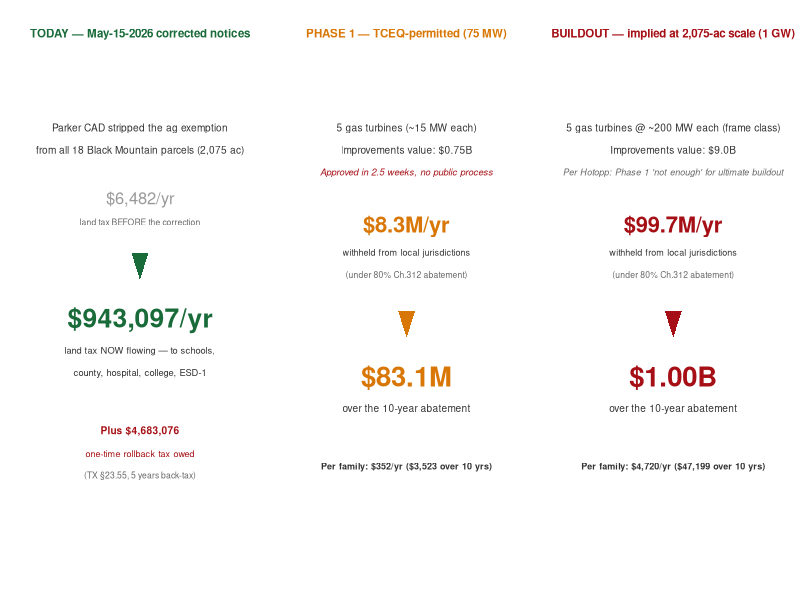
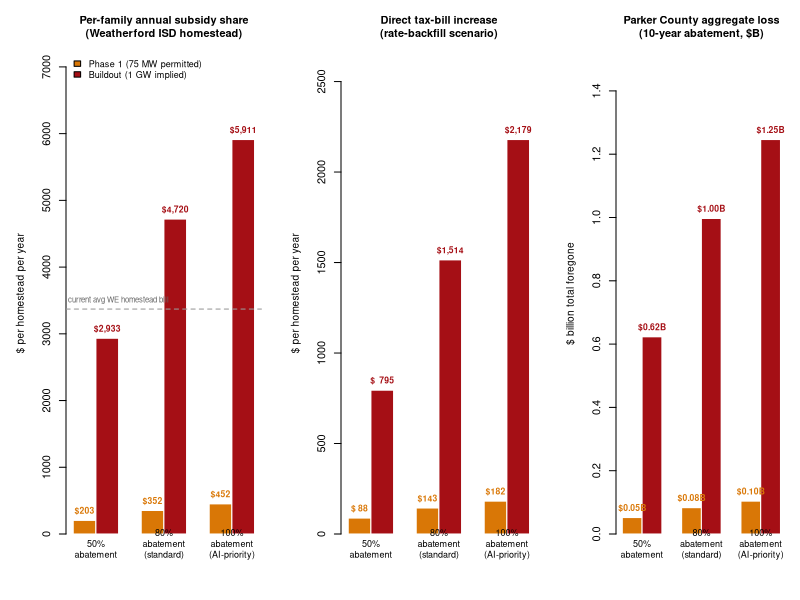

Reproduce these figures in R, in order.
#!/usr/bin/env Rscript
# RCO_05d_phases.R — Phase 1 (75 MW, TCEQ-permitted) vs Buildout (1 GW, implied)
# side-by-side comparison. Anchored to:
#   - Parker CAD May-15-2026 corrected notices (18 parcels, 2,075 acres)
#   - Hotopp testimony (May 26 commissioners court): 75 MW "not enough"
#     for ultimate buildout
#
# Two outputs:
#   B  — 3-column reality flow: Today / Phase 1 / Buildout
#   C  — paired sensitivity: Phase 1 + Buildout at 50/80/100% abatement

suppressPackageStartupMessages({ library(data.table) })

# ── Anchored Parker CAD reality ────────────────────────────────────────────
bm <- fread("bm_parcels_2026.csv")
bm[, has_corrected := any(notice_type == "CORRECTED"), by = prop_id]
bm_live <- rbind(bm[notice_type == "CORRECTED"],
                 bm[!has_corrected & notice_type == "ORIGINAL"])
bm_live <- unique(bm_live, by="prop_id")

BM_PARCELS  <- nrow(bm_live)
BM_ACRES    <- sum(bm_live$acres, na.rm = TRUE)
BM_LAND_VAL <- sum(bm_live$ty_land, na.rm = TRUE)
BM_TAX_LIVE <- sum(bm_live$tax_at_ly_rate, na.rm = TRUE)
BM_TAX_AG   <- sum(unique(bm[notice_type == "ORIGINAL"],
                           by = "prop_id")$tax_at_ly_rate, na.rm = TRUE)
BM_NEW_LAND_REV <- BM_TAX_LIVE - BM_TAX_AG
BM_ROLLBACK     <- BM_NEW_LAND_REV * 5

# ── Tax rates + taxable bases ─────────────────────────────────────────────
RATES <- c(isd = 0.010342, county = 0.002459, ltr = 0.000533,
           hos = 0.000895, col = 0.001061, esd1 = 0.001000)
WE_RATE    <- RATES["isd"]
TOTAL_RATE <- sum(RATES)
CW_RATE    <- TOTAL_RATE - WE_RATE
WE_HH      <- 15902
PA_HH      <- 46404

tb <- fread("parker_taxable_base.csv")
WE_BASE  <- tb[code == "WE",  total_taxable_base]
PA_BASE  <- tb[code == "PAR", total_taxable_base]
ES1_BASE <- tb[code == "ES1", total_taxable_base]

TYP_ISD_TAXABLE   <- 181000
TYP_OTHER_TAXABLE <- 281000

ABATE_YRS  <- 10
TAXABLE_IMP <- 0.85

# ── Phase definitions ─────────────────────────────────────────────────────
phases <- list(
  phase1 = list(
    label    = "Phase 1\n(75 MW, TCEQ-permitted)",
    short    = "Phase 1",
    mw       = 75,
    dc_capex = 8.0,           # $M/MW
    turbines = 5,
    t_mw     = 15,
    t_cost   = 30,            # $M per LM2500-class
    color    = "#d97706"      # amber
  ),
  buildout = list(
    label    = "Buildout\n(1 GW, implied future)",
    short    = "Buildout",
    mw       = 1000,
    dc_capex = 8.0,
    turbines = 5,
    t_mw     = 200,
    t_cost   = 200,           # $M per M501-class frame
    color    = "#a50f15"      # red
  )
)

per_hh_cost <- function(phase, abate) {
  dc_val   <- phase$mw * phase$dc_capex * 1e6
  t_val    <- phase$turbines * phase$t_cost * 1e6
  imp_val  <- dc_val + t_val
  imp_tax  <- imp_val * TAXABLE_IMP

  full_we <- imp_tax * WE_RATE
  full_cw <- imp_tax * CW_RATE
  forg_we <- full_we * abate
  forg_cw <- full_cw * abate
  total_forgone_yr <- forg_we + forg_cw

  # Subsidy share
  land_gain_we <- BM_NEW_LAND_REV * (WE_RATE/TOTAL_RATE) / WE_HH
  land_gain_cw <- BM_NEW_LAND_REV * (CW_RATE/TOTAL_RATE) / PA_HH
  subsidy_share <- forg_we/WE_HH + forg_cw/PA_HH - land_gain_we - land_gain_cw

  # Rate backfill
  unabated_imp <- imp_tax * (1 - abate)
  new_we_base  <- WE_BASE  + unabated_imp + BM_LAND_VAL
  new_pa_base  <- PA_BASE  + unabated_imp + BM_LAND_VAL
  new_es1_base <- ES1_BASE + unabated_imp + BM_LAND_VAL
  forg_isd <- imp_tax * WE_RATE        * abate
  forg_par <- imp_tax * RATES["county"]* abate
  forg_col <- imp_tax * RATES["col"]   * abate
  forg_hos <- imp_tax * RATES["hos"]   * abate
  forg_ltr <- imp_tax * RATES["ltr"]   * abate
  forg_es1 <- imp_tax * RATES["esd1"]  * abate
  rate_backfill <-
    (forg_isd / new_we_base) * TYP_ISD_TAXABLE +
    ((forg_par + forg_col + forg_hos + forg_ltr) / new_pa_base) * TYP_OTHER_TAXABLE +
    (forg_es1 / new_es1_base) * TYP_OTHER_TAXABLE

  list(
    imp_value     = imp_val,
    forgone_yr    = total_forgone_yr,
    forgone_life  = total_forgone_yr * ABATE_YRS,
    subsidy_share = subsidy_share,
    subsidy_life  = subsidy_share * ABATE_YRS,
    rate_backfill = rate_backfill,
    rate_back_life= rate_backfill * ABATE_YRS
  )
}

# Standard 80% abatement, both phases
p1_80 <- per_hh_cost(phases$phase1,   0.80)
bo_80 <- per_hh_cost(phases$buildout, 0.80)

# ── PANEL B — three-column temporal flow ──────────────────────────────────
png_path_B <- "scenario_BM_phases_B.png"
png(png_path_B, width = 2400, height = 1300, res = 170)
layout(matrix(c(1, 2, 3), nrow = 1), widths = c(1, 1, 1))

# ── COLUMN 1 — TODAY (what's already on the rolls) ────────────────────────
par(mar = c(4, 2, 5, 1), family = "sans")
plot(NA, xlim = c(0, 10), ylim = c(0, 10), axes = FALSE, xlab = "", ylab = "",
     main = "TODAY — May-15-2026 corrected notices",
     cex.main = 1.05, font.main = 2, col.main = "#1a6b3a")

text(5, 9.0, "Parker CAD stripped the ag exemption",
     cex = 0.92, col = "#333333")
text(5, 8.5, "from all 18 Black Mountain parcels (2,075 ac)",
     cex = 0.92, col = "#333333")

text(5, 7.4, sprintf("$%s/yr", format(round(BM_TAX_AG), big.mark = ",")),
     cex = 1.5, col = "#999999")
text(5, 6.9, "land tax BEFORE the correction", cex = 0.78, col = "#666666")

polygon(c(4.6, 5.4, 5.0), c(6.2, 6.2, 5.6), col = "#1a6b3a", border = NA)

text(5, 4.7, sprintf("$%s/yr",
                     format(round(BM_TAX_LIVE), big.mark = ",")),
     cex = 2.4, font = 2, col = "#1a6b3a")
text(5, 4.0, "land tax NOW flowing — to schools,",
     cex = 0.85, col = "#333333")
text(5, 3.5, "county, hospital, college, ESD-1",
     cex = 0.85, col = "#333333")

text(5, 2.2, sprintf("Plus $%s",
                     format(round(BM_ROLLBACK), big.mark = ",")),
     cex = 0.92, font = 2, col = "#a50f15")
text(5, 1.7, "one-time rollback tax owed",
     cex = 0.82, col = "#a50f15")
text(5, 1.2, "(TX §23.55, 5 years back-tax)",
     cex = 0.78, col = "#666666")

# ── COLUMN 2 — PHASE 1 (already permitted) ────────────────────────────────
par(mar = c(4, 2, 5, 1))
plot(NA, xlim = c(0, 10), ylim = c(0, 10), axes = FALSE, xlab = "", ylab = "",
     main = "PHASE 1 — TCEQ-permitted (75 MW)",
     cex.main = 1.05, font.main = 2, col.main = phases$phase1$color)

text(5, 9.0, "5 gas turbines (~15 MW each)",
     cex = 0.92, col = "#333333")
text(5, 8.5, sprintf("Improvements value: $%.2fB",
                     p1_80$imp_value / 1e9),
     cex = 0.92, col = "#333333")
text(5, 8.0, "Approved in 2.5 weeks, no public process",
     cex = 0.85, font = 3, col = "#a50f15")

text(5, 6.8, sprintf("$%.1fM/yr",
                     p1_80$forgone_yr / 1e6),
     cex = 2.0, font = 2, col = phases$phase1$color)
text(5, 6.2, "withheld from local jurisdictions",
     cex = 0.82, col = "#333333")
text(5, 5.7, "(under 80% Ch.312 abatement)",
     cex = 0.78, col = "#666666")

polygon(c(4.6, 5.4, 5.0), c(4.9, 4.9, 4.3), col = phases$phase1$color, border = NA)

text(5, 3.4, sprintf("$%sM",
                     format(round(p1_80$forgone_life / 1e6, 1), big.mark = ",")),
     cex = 2.5, font = 2, col = phases$phase1$color)
text(5, 2.7, sprintf("over the %d-year abatement", ABATE_YRS),
     cex = 0.92, col = "#333333")

text(5, 1.4, sprintf("Per family: $%s/yr ($%s over 10 yrs)",
                     format(round(p1_80$subsidy_share), big.mark = ","),
                     format(round(p1_80$subsidy_life),  big.mark = ",")),
     cex = 0.82, font = 2, col = "#333333")

# ── COLUMN 3 — BUILDOUT (implied future) ──────────────────────────────────
par(mar = c(4, 2, 5, 1))
plot(NA, xlim = c(0, 10), ylim = c(0, 10), axes = FALSE, xlab = "", ylab = "",
     main = "BUILDOUT — implied at 2,075-ac scale (1 GW)",
     cex.main = 1.05, font.main = 2, col.main = phases$buildout$color)

text(5, 9.0, "5 gas turbines @ ~200 MW each (frame class)",
     cex = 0.92, col = "#333333")
text(5, 8.5, sprintf("Improvements value: $%.1fB",
                     bo_80$imp_value / 1e9),
     cex = 0.92, col = "#333333")
text(5, 8.0, "Per Hotopp: Phase 1 'not enough' for ultimate buildout",
     cex = 0.82, font = 3, col = "#666666")

text(5, 6.8, sprintf("$%.1fM/yr",
                     bo_80$forgone_yr / 1e6),
     cex = 2.0, font = 2, col = phases$buildout$color)
text(5, 6.2, "withheld from local jurisdictions",
     cex = 0.82, col = "#333333")
text(5, 5.7, "(under 80% Ch.312 abatement)",
     cex = 0.78, col = "#666666")

polygon(c(4.6, 5.4, 5.0), c(4.9, 4.9, 4.3), col = phases$buildout$color, border = NA)

text(5, 3.4, sprintf("$%.2fB",
                     bo_80$forgone_life / 1e9),
     cex = 2.5, font = 2, col = phases$buildout$color)
text(5, 2.7, sprintf("over the %d-year abatement", ABATE_YRS),
     cex = 0.92, col = "#333333")

text(5, 1.4, sprintf("Per family: $%s/yr ($%s over 10 yrs)",
                     format(round(bo_80$subsidy_share), big.mark = ","),
                     format(round(bo_80$subsidy_life),  big.mark = ",")),
     cex = 0.82, font = 2, col = "#333333")

mtext("Sources: Parker CAD May-15-2026 corrected notices · James Hotopp testimony May-26-2026 commissioners court · WE-ISD 2025 rates · 80% Ch.312 abatement assumption",
      side = 1, line = 0.5, cex = 0.7, col = "#666666", outer = TRUE)
dev.off()
cat(sprintf("Wrote %s\n", png_path_B))

# ── PANEL C — sensitivity sweep, paired per phase ─────────────────────────
abates <- c(0.50, 0.80, 1.00)
abate_lbl <- c("50%\nabatement", "80%\nabatement\n(standard)", "100%\nabatement\n(AI-priority)")

# Build matrices: [phase, abatement]
p1_results <- lapply(abates, function(a) per_hh_cost(phases$phase1, a))
bo_results <- lapply(abates, function(a) per_hh_cost(phases$buildout, a))

p1_subsidy   <- sapply(p1_results, function(r) r$subsidy_share)
bo_subsidy   <- sapply(bo_results, function(r) r$subsidy_share)
p1_back      <- sapply(p1_results, function(r) r$rate_backfill)
bo_back      <- sapply(bo_results, function(r) r$rate_backfill)
p1_agg_life  <- sapply(p1_results, function(r) r$forgone_life)
bo_agg_life  <- sapply(bo_results, function(r) r$forgone_life)

png_path_C <- "scenario_BM_phases_C.png"
png(png_path_C, width = 2400, height = 1400, res = 170)
layout(matrix(c(1, 2, 3), nrow = 1), widths = c(1.1, 1.1, 1))

col_p1 <- phases$phase1$color
col_bo <- phases$buildout$color

# PANEL 1 — per-family annual subsidy share (paired Phase 1 vs Buildout)
par(mar = c(5, 5, 4, 1), family = "sans")
mat <- rbind(p1_subsidy, bo_subsidy)
bp <- barplot(mat, beside = TRUE, names.arg = abate_lbl,
              col = c(col_p1, col_bo), border = "white",
              ylim = c(0, max(mat) * 1.22),
              main = "Per-family annual subsidy share\n(Weatherford ISD homestead)",
              ylab = "$ per homestead per year",
              cex.main = 1.0, cex.names = 0.82, cex.lab = 0.92)
text(bp[1, ], p1_subsidy, sprintf("$%s",
     format(round(p1_subsidy), big.mark = ",")),
     pos = 3, cex = 0.78, font = 2, col = col_p1)
text(bp[2, ], bo_subsidy, sprintf("$%s",
     format(round(bo_subsidy), big.mark = ",")),
     pos = 3, cex = 0.78, font = 2, col = col_bo)
abline(h = 1871 + 1500, lty = 2, col = "#999999")
text(bp[2, 1] + 0.5, 1871 + 1500, "current avg WE homestead bill",
     pos = 3, cex = 0.7, col = "#666666")
legend("topleft",
       legend = c("Phase 1 (75 MW permitted)",
                  "Buildout (1 GW implied)"),
       fill = c(col_p1, col_bo), bty = "n", cex = 0.82)

# PANEL 2 — rate backfill (direct tax-bill increase)
par(mar = c(5, 5, 4, 1))
mat <- rbind(p1_back, bo_back)
bp <- barplot(mat, beside = TRUE, names.arg = abate_lbl,
              col = c(col_p1, col_bo), border = "white",
              ylim = c(0, max(mat) * 1.22),
              main = "Direct tax-bill increase\n(rate-backfill scenario)",
              ylab = "$ per homestead per year",
              cex.main = 1.0, cex.names = 0.82, cex.lab = 0.92)
text(bp[1, ], p1_back, sprintf("$%s",
     format(round(p1_back), big.mark = ",")),
     pos = 3, cex = 0.78, font = 2, col = col_p1)
text(bp[2, ], bo_back, sprintf("$%s",
     format(round(bo_back), big.mark = ",")),
     pos = 3, cex = 0.78, font = 2, col = col_bo)

# PANEL 3 — Parker aggregate (lifetime)
par(mar = c(5, 5, 4, 1))
mat <- rbind(p1_agg_life / 1e9, bo_agg_life / 1e9)
bp <- barplot(mat, beside = TRUE, names.arg = abate_lbl,
              col = c(col_p1, col_bo), border = "white",
              ylim = c(0, max(mat) * 1.22),
              main = "Parker County aggregate loss\n(10-year abatement, $B)",
              ylab = "$ billion total foregone",
              cex.main = 1.0, cex.names = 0.82, cex.lab = 0.92)
text(bp[1, ], p1_agg_life / 1e9,
     sprintf("$%.2fB", p1_agg_life / 1e9),
     pos = 3, cex = 0.78, font = 2, col = col_p1)
text(bp[2, ], bo_agg_life / 1e9,
     sprintf("$%.2fB", bo_agg_life / 1e9),
     pos = 3, cex = 0.78, font = 2, col = col_bo)

mtext("Subsidy share = per-HH allocation of foregone public revenue. Rate backfill = direct tax-bill increase if jurisdictions raise rates to recover the loss. Phase 1 = 75 MW TCEQ-permitted; Buildout = 1 GW implied at 2,075-ac scale.",
      side = 1, line = 0.5, cex = 0.7, col = "#666666", outer = TRUE)
dev.off()
cat(sprintf("Wrote %s\n", png_path_C))

# ── Print combined sensitivity table ──────────────────────────────────────
cat("\n══ Phase 1 vs Buildout — full sensitivity ══\n\n")
cat(sprintf("%-10s %-22s %-22s %-22s %s\n",
            "Abate", "Phase 1 subsidy/yr", "Phase 1 backfill/yr",
            "Buildout subsidy/yr", "Parker aggregate (10yr)"))
cat("─────────────────────────────────────────────────────────────────────────────────────────────\n")
for (i in seq_along(abates)) {
  cat(sprintf("%-10s $%-7s (LT $%-7s)  $%-7s (LT $%-7s)  $%-7s (LT $%-7s)  P1 $%-7s  Buildout $%.2fB\n",
              sprintf("%.0f%%", abates[i] * 100),
              format(round(p1_subsidy[i]),  big.mark = ","),
              format(round(p1_subsidy[i] * ABATE_YRS), big.mark = ","),
              format(round(p1_back[i]),     big.mark = ","),
              format(round(p1_back[i] * ABATE_YRS),    big.mark = ","),
              format(round(bo_subsidy[i]),  big.mark = ","),
              format(round(bo_subsidy[i] * ABATE_YRS), big.mark = ","),
              format(round(p1_agg_life[i] / 1e6), big.mark = ","),
              bo_agg_life[i] / 1e9))
}
